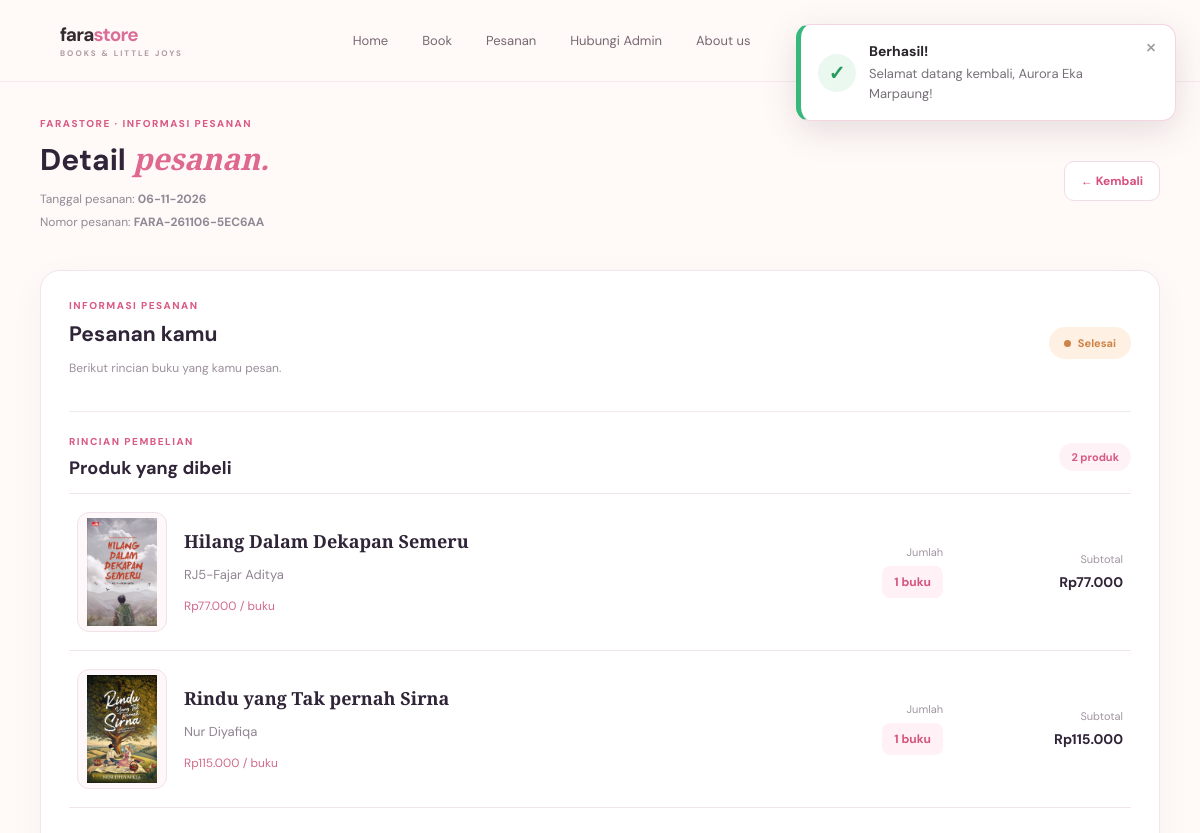
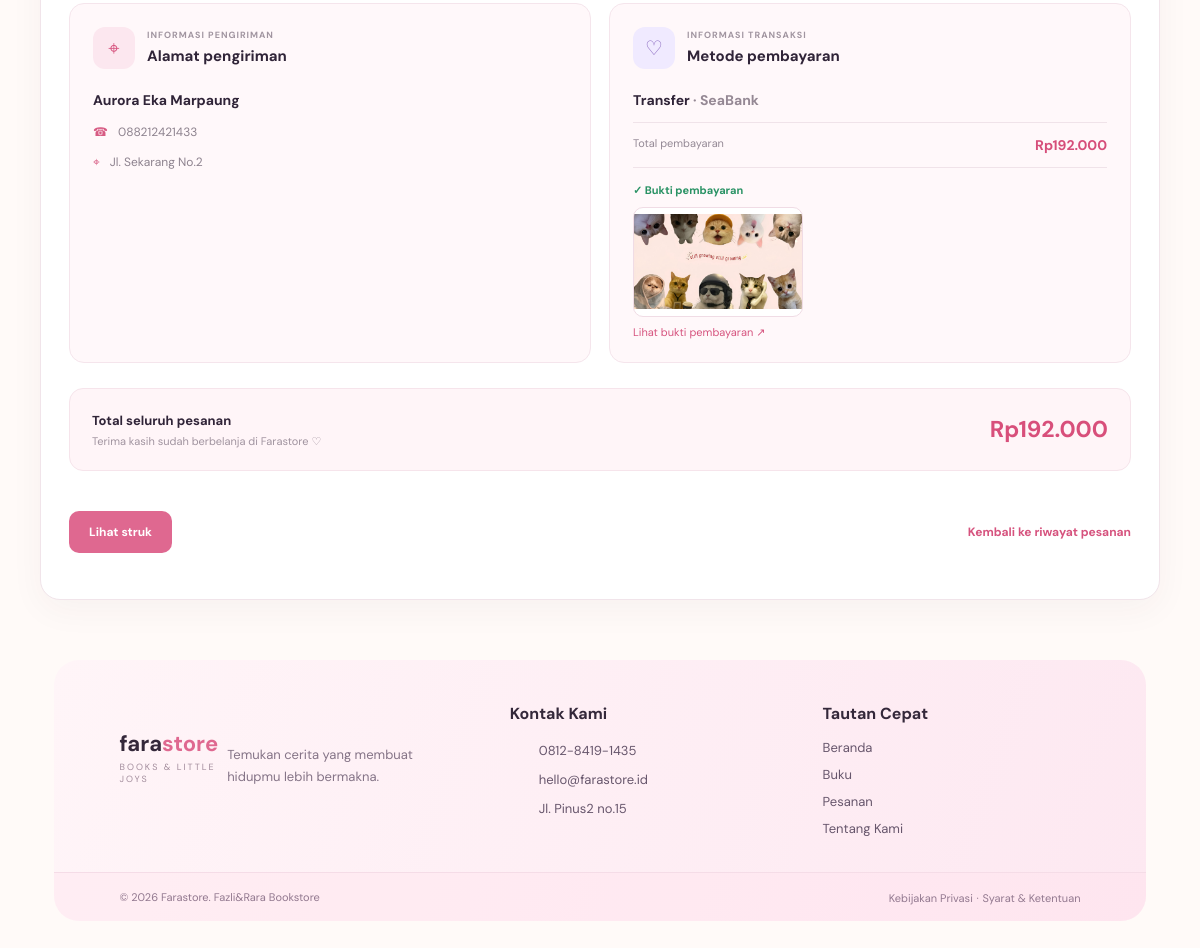
The page /order_detail.php?id=10 (signed in) on the database its author committed (2 pictures, top to bottom).
### tables this page shows
CREATE TABLE `orders` (
  `id` int(11) NOT NULL,
  `order_code` varchar(40) NOT NULL,
  `user_id` int(11) NOT NULL,
  `customer_name` varchar(120) NOT NULL,
  `phone` varchar(30) NOT NULL,
  `address` text NOT NULL,
  `payment_method` varchar(30) NOT NULL,
  `bank_name` varchar(80) DEFAULT NULL,
  `total` decimal(12,2) NOT NULL,
  `payment_proof` varchar(255) DEFAULT NULL,
  `status` varchar(40) DEFAULT 'Menunggu Pembayaran',
  `created_at` timestamp NOT NULL DEFAULT current_timestamp()
);

CREATE TABLE `order_items` (
  `id` int(11) NOT NULL,
  `order_id` int(11) NOT NULL,
  `book_id` int(11) DEFAULT NULL,
  `book_title` varchar(180) NOT NULL,
  `book_author` varchar(140) NOT NULL,
  `book_image` varchar(255) NOT NULL,
  `price` decimal(12,2) NOT NULL,
  `quantity` int(11) NOT NULL
);

CREATE TABLE `books` (
  `id` int(11) NOT NULL,
  `title` varchar(180) NOT NULL,
  `author` varchar(140) NOT NULL,
  `category` varchar(100) NOT NULL,
  `price` decimal(12,2) NOT NULL,
  `synopsis` text NOT NULL,
  `image` varchar(255) NOT NULL,
  `bestseller` tinyint(1) DEFAULT 0,
  `stock` int(11) DEFAULT 30,
  `created_at` timestamp NOT NULL DEFAULT current_timestamp()
);

### config.php (called while the page is built, shortened)
<?php
function e($value) { return htmlspecialchars((string)$value, ENT_QUOTES, 'UTF-8'); }
function rupiah($n) { return 'Rp' . number_format((float)$n, 0, ',', '.'); }

### order_detail.php (the view, shortened to what this page needs)
<?php
require_once 'config.php';
$s = $pdo->prepare("
    SELECT *
    FROM orders
    WHERE id = ? AND user_id = ?
");
$s->execute([
    (int)($_GET['id'] ?? 0),
    $_SESSION['user_id']
]);
$o = $s->fetch();
$s = $pdo->prepare("
    SELECT oi.*, b.image AS display_image
    FROM order_items oi
    LEFT JOIN books b ON b.id = oi.book_id
    WHERE oi.order_id = ?
");
$s->execute([$o['id']]);
$items = $s->fetchAll();
$status = strtolower(trim($o['status']));
$statusClass = 'status-process';
if (strpos($status, 'selesai') !== false) {
    $statusClass = 'status-success';
} elseif (strpos($status, 'batal') !== false) {
    $statusClass = 'status-cancelled';
} elseif (strpos($status, 'kirim') !== false) {
    $statusClass = 'status-shipping';
}
$tanggalPesanan = !empty($o['created_at'])
    ? date('d-m-Y', strtotime($o['created_at']))
    : '-';
include 'header.php';
?>
<div class="order-detail-page">
    <div class="order-detail-heading">
        <div>
            <span class="order-eyebrow">FARASTORE · INFORMASI PESANAN</span>
            <h1>Detail <em>pesanan.</em></h1>
            <p>
                Tanggal pesanan:
                <strong><?= e($tanggalPesanan) ?></strong>
                <br>
                Nomor pesanan:
                <strong><?= e($o['order_code']) ?></strong>
            </p>
        </div>
        <a href="orders.php" class="back-order-button">
            ← Kembali
        </a>
    </div>
    <section class="order-detail-card">
        <div class="order-card-heading">
            <div>
                <span class="section-label">INFORMASI PESANAN</span>
                <h2>Pesanan kamu</h2>
                <p>Berikut rincian buku yang kamu pesan.</p>
            </div>
            <span class="order-status <?= $statusClass ?>">
                <span class="status-indicator"></span>
                <?= e($o['status']) ?>
            </span>
        </div>
        <div class="section-divider"></div>
        <div class="products-section">
            <div class="section-title">
                <div>
                    <span class="section-label">RINCIAN PEMBELIAN</span>
                    <h3>Produk yang dibeli</h3>
                </div>
                <span class="product-count">
                    <?= count($items) ?> produk
                </span>
            </div>
            <div class="product-list">
                <?php foreach ($items as $it): ?>
                    <?php
                    $bookImage = trim($it['display_image'] ?? '');
                    ?>
                    <div class="product-row">
                        <div class="product-main">
                            <div class="product-cover">
                                <img
                                    src="<?= e($bookImage) ?>"
                                    alt="<?= e($it['book_title']) ?>"
                                    onerror="this.onerror=null;this.src='img/no-image.png';"
                                >
                            </div>
                            <div class="product-description">
                                <h3><?= e($it['book_title']) ?></h3>
                                <p class="product-author">
                                    <?= e($it['book_author']) ?>
                                </p>
                                <span class="product-price">
                                    <?= rupiah($it['price']) ?> / buku
                                </span>
                            </div>
                        </div>
                        <div class="product-quantity">
                            <span>Jumlah</span>
                            <strong><?= (int)$it['quantity'] ?> buku</strong>
                        </div>
                        <div class="product-subtotal">
                            <span>Subtotal</span>
                            <strong>
                                <?= rupiah($it['price'] * $it['quantity']) ?>
                            </strong>
                        </div>
                    </div>
                <?php endforeach; ?>
            </div>
        </div>
        <div class="order-information-grid">
            <div class="information-box">
                <div class="information-box-heading">
                    <div class="information-icon address-icon">⌖</div>
                    <div>
                        <span>INFORMASI PENGIRIMAN</span>
                        <h3>Alamat pengiriman</h3>
                    </div>
                </div>
                <div class="recipient-name">
                    <?= e($o['customer_name']) ?>
                </div>
                <div class="recipient-detail">
                    <p>
                        <span>☎</span>
                        <?= e($o['phone']) ?>
                    </p>
                    <p>
                        <span>⌖</span>
                        <span><?= nl2br(e($o['address'])) ?></span>
                    </p>
                </div>
            </div>
            <div class="information-box">
                <div class="information-box-heading">
                    <div class="information-icon payment-icon">♡</div>
                    <div>
                        <span>INFORMASI TRANSAKSI</span>
                        <h3>Metode pembayaran</h3>
                    </div>
                </div>
                <div class="payment-method-name">
                    <?= e($o['payment_method']) ?>
                    <?php if (!empty($o['bank_name'])): ?>
                        <span>· <?= e($o['bank_name']) ?></span>
                    <?php endif; ?>
                </div>
                <div class="payment-total-small">
                    <span>Total pembayaran</span>
                    <strong><?= rupiah($o['total']) ?></strong>
                </div>
                <?php if (!empty($o['payment_proof'])): ?>
                    <div class="proof-container">
                        <span class="proof-label">
                            ✓ Bukti pembayaran
                        </span>
                        <button
                            type="button"
                            class="proof-image-button"
                            onclick="openProof()"
                        >
                            <img
                                src="<?= e($o['payment_proof']) ?>"
                                alt="Bukti pembayaran"
                            >
                            <span>Lihat bukti pembayaran ↗</span>
                        </button>
                    </div>
                <?php elseif (stripos($o['payment_method'], 'COD') !== false): ?>
                    <div class="payment-notice">
                        Pembayaran dilakukan saat pesanan diterima.
                    </div>
                <?php else: ?>
                    <div class="payment-notice">
                        Belum ada bukti pembayaran.
                    </div>
                <?php endif; ?>
            </div>
        </div>
        <div class="order-total-section">
            <div>
                <span>Total seluruh pesanan</span>
                <p>Terima kasih sudah berbelanja di Farastore ♡</p>
            </div>
            <strong><?= rupiah($o['total']) ?></strong>
        </div>
        <div class="order-actions">
            <button
                type="button"
                class="receipt-download"
                onclick="openReceipt()"
            >
                Lihat struk
            </button>
            <a class="back-order-link" href="orders.php">
                Kembali ke riwayat pesanan
            </a>
        </div>
    </section>
</div>
<?php include 'footer.php'; ?>

### assets/style.css (style rules this page uses)
:root { --pink:#e88eae;--pink2:#d96f98;--pale:#fff2f6;--cream:#fffaf8;--ink:#342a30;--muted:#897b82;--line:#f1dfe6;--green:#7e9c8b;--shadow:0 18px 55px rgba(155,91,117,.10) }
* { box-sizing:border-box }
body { margin:0;background:var(--cream);color:var(--ink);font-family:'DM Sans',sans-serif;font-size:14px }
a { color:inherit;text-decoration:none }
button,input,textarea,select { font:inherit }
.receipt-download { display: inline-flex; align-items: center; gap: 8px; margin: 18px 0; padding: 12px 17px; border-radius: 11px; background: var(--pink2); color: #fff; font-weight: 700; font-size: 13px; }

### rows shown on the page
orders: created_at "06-11-2026", order_code "FARA-261106-5EC6AA", status "Selesai", customer_name "Aurora Eka Marpaung", phone "088212421433", address "Jl. Sekarang No.2", payment_method "Transfer", bank_name "SeaBank", total "Rp192.000", payment_proof (picture)
order_items: book.image (picture), book_title "Hilang Dalam Dekapan Semeru", book_author "RJ5-Fajar Aditya", price "Rp77.000", quantity "1", rupiah($it['price'] * $it['quantity']) "Rp77.000"
order_items: book.image (picture), book_title "Rindu yang Tak pernah Sirna", book_author "Nur Diyafiqa", price "Rp115.000", quantity "1", rupiah($it['price'] * $it['quantity']) "Rp115.000"

### other values the page prints
$m "Selamat datang kembali, Aurora Eka Marpaung!"
count($items) "2"
